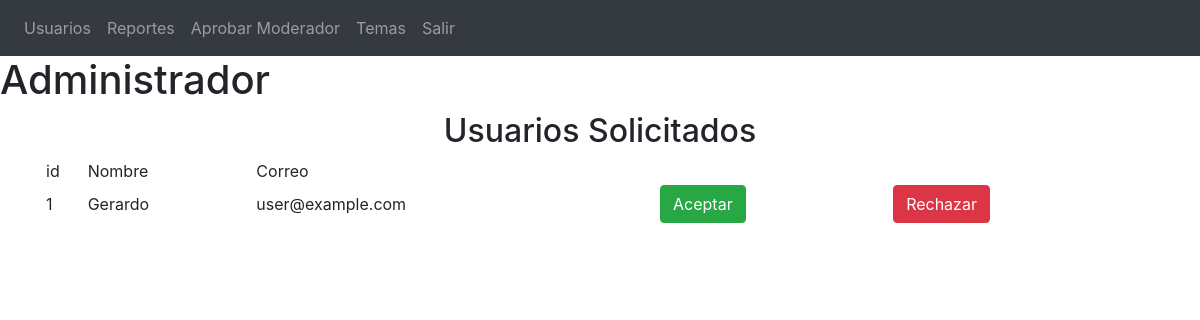
Before: /aprobarModerador.php with the older database file.
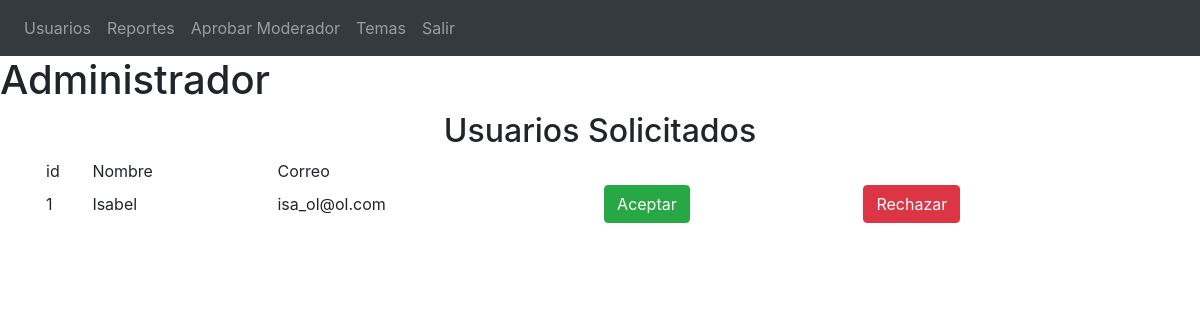
After: the same page with the newer database file.
### tables this page shows
CREATE TABLE IF NOT EXISTS `usuario` (
  `id_usuario` int(11) NOT NULL AUTO_INCREMENT,
  `nombre` varchar(45) NOT NULL,
  `correo` varchar(50) NOT NULL,
  `password` varchar(45) NOT NULL,
  `activo` int(11) NOT NULL,
  `dias` int(11) NOT NULL,
  `id_rol` int(11) NOT NULL,
  PRIMARY KEY (`id_usuario`),
  KEY `id_rol` (`id_rol`)
);

### aprobarModerador.php (the view, shortened to what this page needs)
<?php
    require_once('conexion.php');
    $query = $conn->prepare("SELECT * FROM usuario WHERE id_rol = 4 ");
    $query->execute();
?>
<!DOCTYPE html>
<html lang="es">
    <head>
        <link rel="stylesheet" type="text/css" href="#">
        <link rel="stylesheet" href="https://maxcdn.bootstrapcdn.com/bootstrap/4.0.0/css/bootstrap.min.css">
        <link rel="stylesheet" href="https://stackpath.bootstrapcdn.com/bootstrap/4.4.1/css/bootstrap.min.css">
        <link rel="stylesheet" href="https://use.fontawesome.com/releases/v5.0.13/css/all.css">
    </head>
    <body>
    <nav class="navbar navbar-expand-sm bg-dark navbar-dark">
    <ul class="navbar-nav">
      <li class="nav-item ">
        <a class="nav-link" href="admin.php">Usuarios</a>
      </li>
      <li class="nav-item">
        <a class="nav-link" href="admin.php">Reportes</a>
      </li>
      <li class="nav-item">
        <a class="nav-link" href="aprobarModerador.php">Aprobar Moderador</a>
      </li>
      <li class="nav-item">
        <a class="nav-link" href="temas.php">Temas</a>
      </li>
      <li class="nav-item">
        <a class="nav-link" href="cerrarsesion.php">Salir</a>
      </li>
  </ul>
</nav>
<h1>Administrador</h1>
<div class="container">
    <h2 style="text-align:center">Usuarios Solicitados</h2>
<div class="container">
   <div class="row">
        <table style="width: 100%;">
            <thead>
                <tr>
                    <td>id</td>
                    <td>Nombre</td>
                    <td>Correo</td>
                </tr>
                <?php
                while($res = $query->fetch()) {
                    echo "<tr>";
                    echo "<td>".$res['id_usuario']."</td>";
                    echo "<td>".$res['nombre']."</td>";
                    echo "<td>".$res['correo']."</td>";
                    echo "<td><a href='aceptar.php?id=$res[id_usuario]'><button type='button' class='btn btn-success'>Aceptar</button></a></td>";
                    echo "<td><a href='rechazar.php?id_usuar=$res[id_usuario]'> <button type='button' class='btn btn-danger'>Rechazar</button></a></td>";
                    echo "</tr>";
                }
            ?>
            </thead>
            </table>
        </div>
    </div>
    </body>
</html>

Changed rows visible on the page:
changed usuario id 1: nombre "Gerardo" → "Isabel"; correo "user@example.com" → "isa_ol@ol.com"
